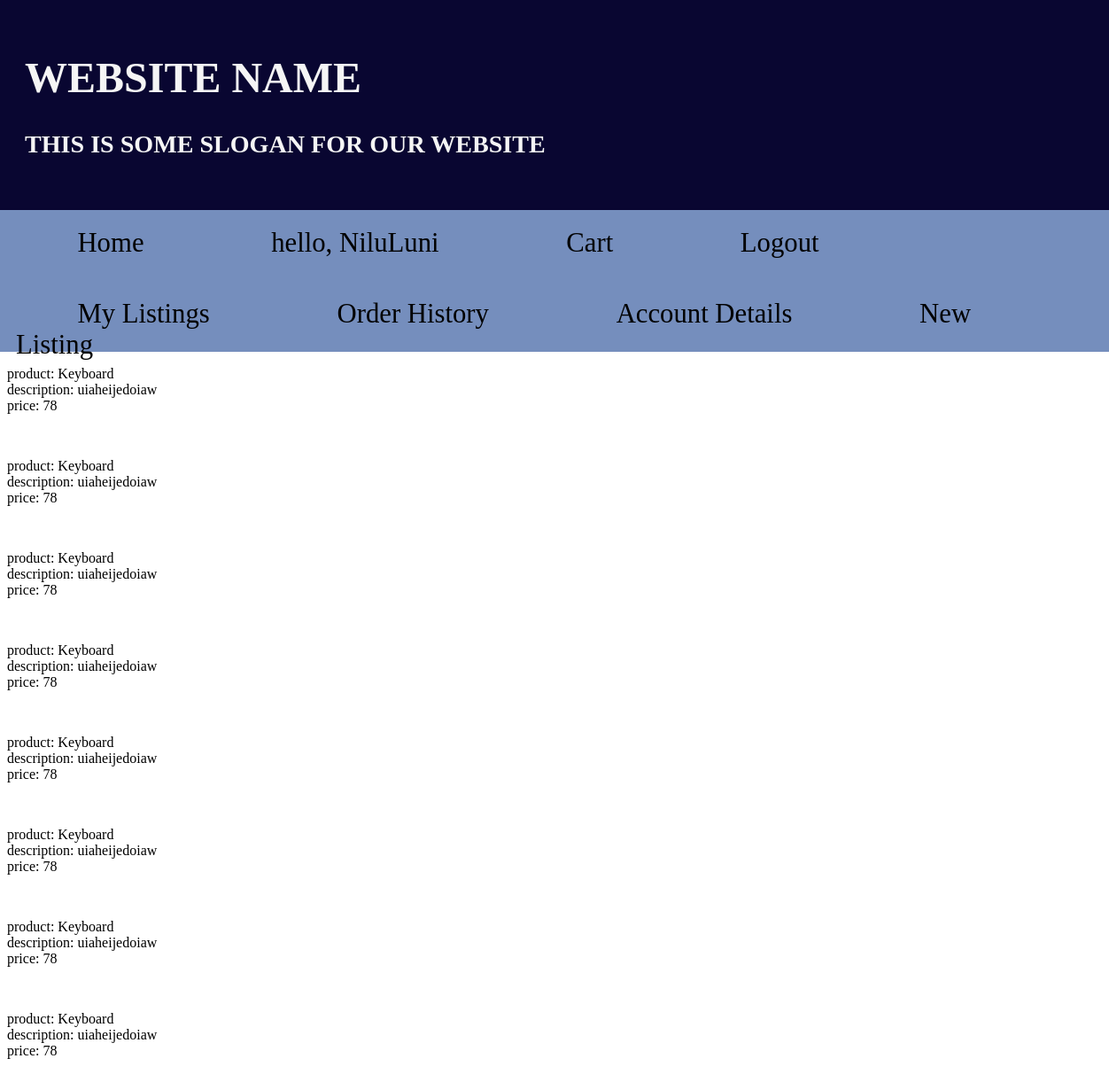
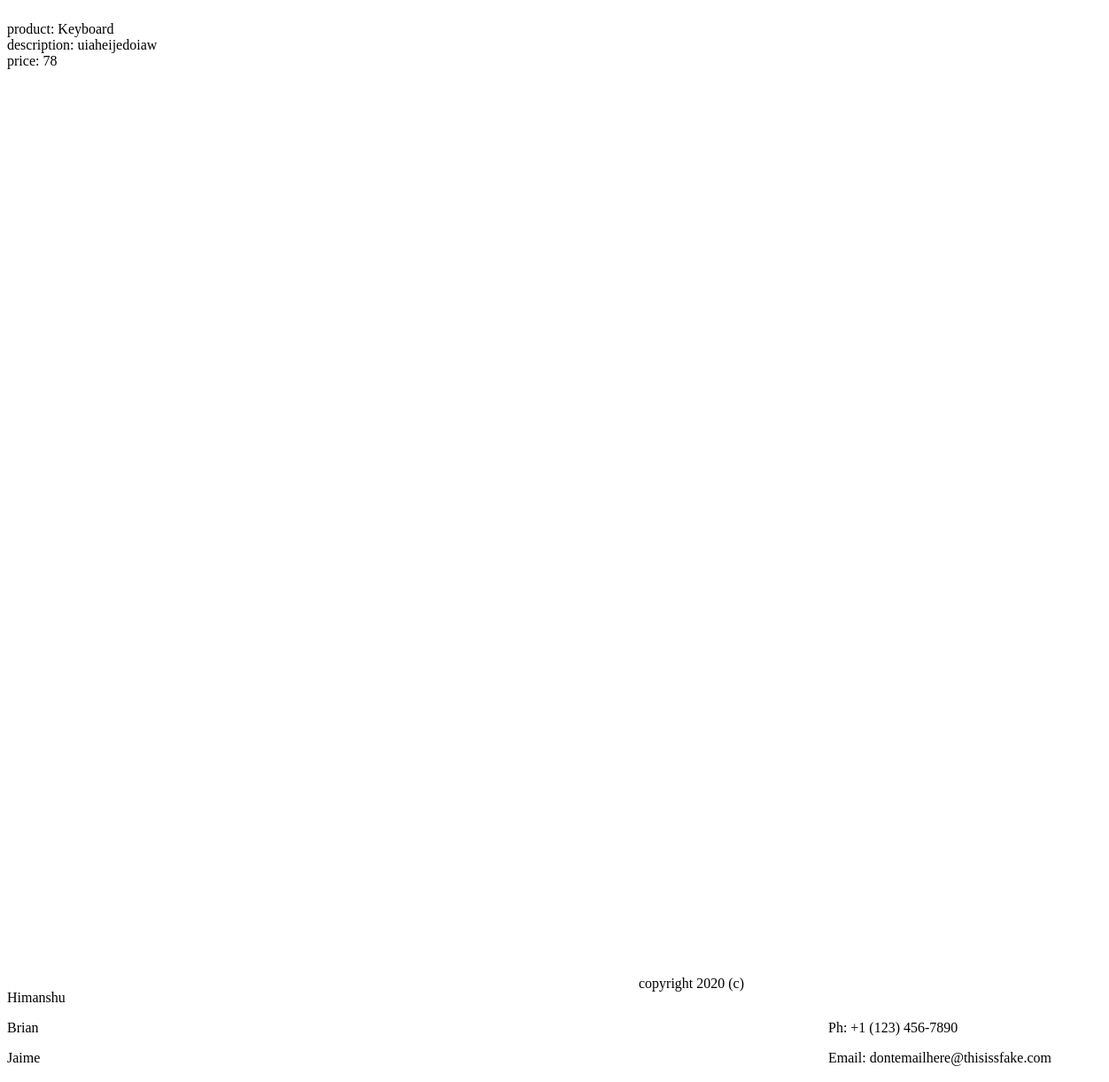
/Market/orders/ (signed in), run on the app's committed database (2 pictures, top to bottom).
### Market/models.py (models this page shows)
class Purchase(models.Model):
    user = models.ForeignKey(User, on_delete=models.CASCADE)
    product_bought = models.ForeignKey(Product, on_delete=models.CASCADE)

class Product(models.Model):
    owner = models.ForeignKey(User, on_delete=models.CASCADE)
    product_name = models.CharField(max_length=50)
    description = models.CharField(max_length=50)
    price = models.IntegerField()
    stock = models.IntegerField()
    pub_date = models.DateTimeField('date published', default=timezone.now)

### Market/views.py (the view)
# urls.py: path('orders/', views.order_history, name='order_history'),
@login_required
def order_history(request):
    order_hist = Purchase.objects.filter(user__username=request.session['username'])
    context = {'order_hist': order_hist}
    return render(request, 'Market/Order History.html', context)

### templates/Market/Order History.html
{% extends 'Market/Account.html' %}
{% block body_plus %}
    {% for order in order_hist %}
        <p>
            product: {{ order.product_bought.product_name }} <br>
            description: {{ order.product_bought.description }} <br>
            price: {{ order.product_bought.price }} <br>
        </p><br>
    {% endfor %}
{% endblock %}

### templates/base.html (shortened to what this page needs)
<!DOCTYPE html>
<html lang="en">
<head>
</head>
<body>
{% block header %}
    <header>
        <div class='siteName'>
            <h1>WEBSITE NAME</h1>
            <h3>THIS IS SOME SLOGAN FOR OUR WEBSITE</h3>
        </div>
    </header>
{% endblock header %}
{% block nav %}
    <nav>
        <div class='header'>
            <a href="{% url 'home' %}">Home</a>
            {% if request.user.is_anonymous %}
                <a href="{% url 'user_login' %}">Login</a>
                <a href="{% url 'register' %}">Register</a>
            {% else %}
                <a href="{% url 'my_account' %}">hello, {{ request.session.username }}</a>
                <a href="{% url 'cart' %}">Cart</a>
                <a href="{% url 'user_logout' %}">Logout</a>
            {% endif %}
        </div>
    </nav>
{% endblock nav %}
{% block body-block %}
{% endblock %}
{% block body_plus %}
{% endblock %}
{% block footer %}
    <footer>
        <section style="float: left; width: 25%">
            <p>Himanshu</p>
            <p>Brian</p>
            <p>Jaime</p>
        </section>
        <section style="text-align: center; margin-top: 80%">
            <p> copyright 2020 (c) </p>
        </section>
        <section style="float: right; width: 25%">
            <p>Ph: +1 (123) 456-7890 </p>
            <p>Email: dontemailhere@thisissfake.com</p>
        </section>
    </footer>
{% endblock footer %}
</body>
</html>

### templates/base.html (style rules this page uses)
.siteName { margin-right: -10px; margin-left: -10px; margin-top: -10px; color: whitesmoke; background-color: rgb(9, 6, 49); padding: 30px; font-family: fantasy; font-size: 150%; width: 100%; }
.header { margin-right: -10px; margin-left: -10px; background-color: rgb(117, 142, 189); padding: 20px; width: 100%; height: 40px; font-size: 120%; }
a { text-decoration: none; font-size: 160%; color: black; margin: 4%; padding:20px; }

### data on the page
Purchase: product_bought.product_name "Keyboard", product_bought.description "uiaheijedoiaw", product_bought.price "78"
Purchase: product_bought.product_name "Keyboard", product_bought.description "uiaheijedoiaw", product_bought.price "78"
Purchase: product_bought.product_name "Keyboard", product_bought.description "uiaheijedoiaw", product_bought.price "78"
Purchase: product_bought.product_name "Keyboard", product_bought.description "uiaheijedoiaw", product_bought.price "78"
Purchase: product_bought.product_name "Keyboard", product_bought.description "uiaheijedoiaw", product_bought.price "78"
Purchase: product_bought.product_name "Keyboard", product_bought.description "uiaheijedoiaw", product_bought.price "78"
Purchase: product_bought.product_name "Keyboard", product_bought.description "uiaheijedoiaw", product_bought.price "78"
Purchase: product_bought.product_name "Keyboard", product_bought.description "uiaheijedoiaw", product_bought.price "78"
Purchase: product_bought.product_name "Keyboard", product_bought.description "uiaheijedoiaw", product_bought.price "78"

### other printed values
{{ request.session.username }} "NiluLuni"
